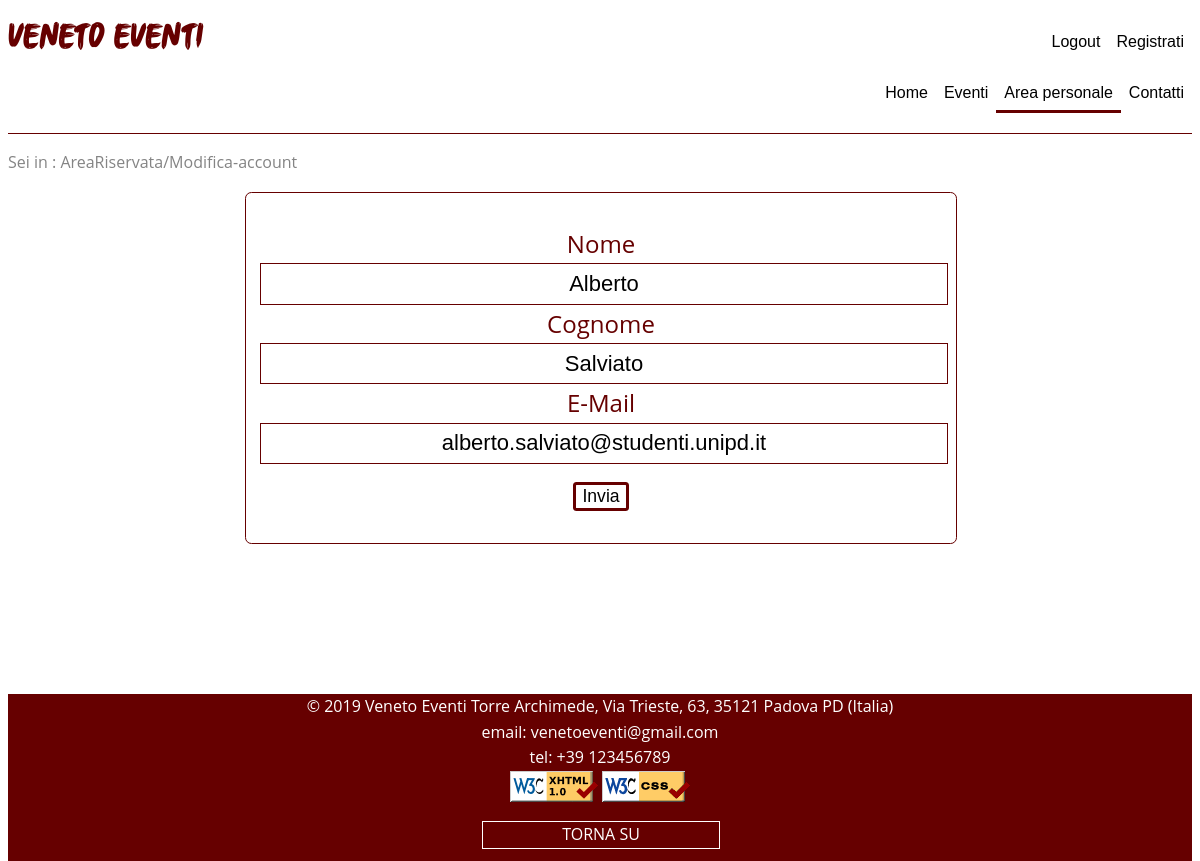
The app's page /modifica_account.php (signed in) with its own data.
### tables this page shows
CREATE TABLE `utenti` (
  `Nome` varchar(50) NOT NULL,
  `Cognome` varchar(50) NOT NULL,
  `Username` varchar(50) NOT NULL,
  `Password` varchar(10) NOT NULL,
  `Email` varchar(50) NOT NULL
);

### modifica_account.php (the view, shortened to what this page needs)
<!DOCTYPE html>
<html>
<head>
	<?php
        include_once 'functions.php';
     ?>
  </head>
<?php
        require_once('functions.php');
        $info=getAccountU();
  echo   " <div class='box-centrale'>
                 <form method='post' action='modifica_account.php' >
                                    <div >
                                        <label for='Nome' class='label nome'>Nome</label>
                                        <input id='Nome' type='text' name='nome' tabindex='9' class='input nome insertBox' value='".$info['Nome']."' '>
                                    </div>
                                    <div >
                                        <label for='Cognome' class='label cognome'>Cognome</label>
                                        <input id='Cognome' type='text' name='cognome' tabindex='10' class='input cognome insertBox' value='".$info['Cognome']."''>
                                    </div>
                                    <div >
                                        <label for='email' class='label email'>E-Mail</label>
                                        <input id='email' type='email' required name='email'  stabindex='11' class='input email insertBox' value='".$info['Email']."'>
                                    </div>
                                    <button type='submit' class='bottone-invia selezione ' name='modifica_account' tabindex='12' accesskey='i'>Invia</button>
                </form>
            </div>";
?>
</body>

### css/stile.css (style rules this page uses)
html { height: 100%; padding:0; }
body { height: 100%; padding:0; font-family: "Open Sans", Arial, sans-serif; line-height: 1.6; font-size: 1.0em; background: #fff; color: #848484; overflow: auto; }
button { background: #fff; text-align: center; color: #5c5c3d; border: 0.2em solid #660000; border-radius: 0.2em; background: #fff; font-size: 1.1em; }
.box-centrale { width: 60%; margin-left: 20%; margin-right: 20%; float: left; text-align: center; color:white; text-align: center; margin-bottom: 2em; border-radius: 0.4em; border:0.1em solid #660000; padding-bottom: 2em; padding-top: 2em; height: auto; }
.insertBox { border-radius:0.4em solid #660000; margin-left: 2%; margin-right: 2%; width: 96% }
input, text { font-size:22px; display:block; width:100%; background:white; background-image:none; border:1px solid #660000; color:black; text-align: center; border-radius:0; transition:border-color .25s ease, box-shadow .25s ease; height: 1.7em; }
.insertBox { border: 0.01em solid #660000; }
.label { color: #660000; font-size: 1.5em; }
.selezione { height: 100%; outline: none; cursor: pointer; text-align: center; color: #000; }
.bottone-invia { margin-top: 1em; }

### records on screen
utenti: nome "Alberto", cognome "Salviato", email "alberto.salviato@studenti.unipd.it"

### other values on screen
$current "AreaRiservata/Modifica-account"
